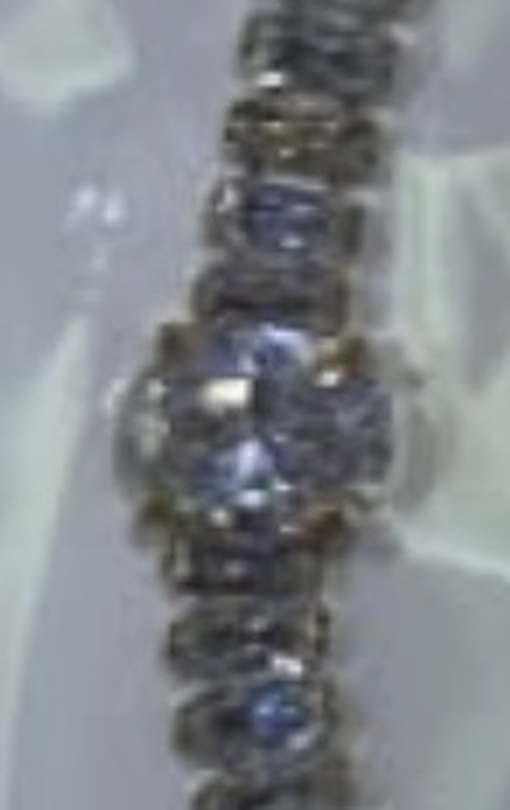
#> input picture docs/creative/aditya-bracelets/refs/A10_det.jpg, 510 x 810 px, given in place of p1_y0330_x127.png, which was not available
$ python pi_crops.py
#> lines starting #> are read from the running program, lines starting #| are printed output that depends on the picture
# Cuts single-product reference crops from PI thumbnails (fractional boxes), upscaled to 1024 long side.
import sys, os
from PIL import Image
S = os.path.join(os.path.dirname(os.path.abspath(__file__)), "pi")
B = {
 "P01_gold": ("p1_y0330_x127", (0.10, 0.40, 0.95, 0.98)),
 "P01_silver": ("p1_y0330_x127", (0.08, 0.04, 0.88, 0.62)),
 "P02_lariat": ("p1_y0406_x126", (0.30, 0.30, 0.78, 1.00)),
 "P02P03_full": ("p1_y0406_x126", (0.18, 0.00, 0.85, 1.00)),
 "P03_marquise": ("p1_y0406_x126", (0.28, 0.00, 0.80, 0.48)),
 "P04_tennis_bold": ("p1_y0487_x128", (0, 0, 1, 1)),
 "P05_tennis_fine": ("p1_y0642_x130", (0, 0, 1, 1)),
 "P06_silver": ("p1_y0711_x130", (0.00, 0.10, 0.50, 0.95)),
 "P06_gold": ("p1_y0711_x130", (0.47, 0.25, 1.00, 0.98)),
 "P07_gold": ("p2_y0238_x126", (0.00, 0.08, 0.48, 0.75)),
 "P07_silver": ("p2_y0238_x126", (0.33, 0.04, 0.88, 0.75)),
 "P08_roman": ("p2_y0337_x131", (0.14, 0.00, 0.96, 1.00)),
 "P09_gold": ("p2_y0466_x129", (0.08, 0.30, 0.62, 1.00)),
 "P09_silver": ("p2_y0466_x129", (0.40, 0.00, 1.00, 0.55)),
 "P11_crystal_band": ("p3_y0086_x132", (0, 0, 1, 1)),
 "P12_gold": ("p3_y0162_x126", (0.03, 0.15, 0.52, 1.00)),
 "P12_silver": ("p3_y0162_x126", (0.45, 0.00, 0.98, 0.78)),
 "P13_gold": ("p3_y0248_x128", (0.03, 0.25, 0.56, 0.98)),
 "P13_silver": ("p3_y0248_x128", (0.44, 0.08, 1.00, 0.82)),
 "P14_omega": ("p3_y0526_x128", (0, 0, 1, 1)),
 "P15_silver": ("p3_y0602_x127", (0.03, 0.25, 0.56, 0.98)),
 "P15_gold": ("p3_y0602_x127", (0.40, 0.08, 0.98, 0.80)),
 "P16_bow": ("p4_y0150_x126", (0, 0, 1, 1)),
 "P17_pearl": ("p4_y0209_x127", (0, 0, 1, 1)),
 "P18_necklace": ("p4_y0301_x128", (0.10, 0.00, 0.95, 0.62)),
 "P19_bracelet": ("p4_y0301_x128", (0.40, 0.42, 1.00, 0.86)),
 "P20_earrings": ("p4_y0301_x128", (0.04, 0.58, 0.45, 1.00)),
 "P21_tiger": ("p4_y0395_x125", (0, 0, 1, 1)),
 "P22_gold": ("p4_y0462_x127", (0, 0, 1, 1)),
 "P22_silver": ("p4_y0526_x128", (0, 0, 1, 1)),
 "P23_pearcuff": ("p4_y0657_x127", (0, 0, 1, 1)),
 "V1_coil_silver": ("p4_y0081_x125", (0.40, 0.08, 1.00, 0.72)),
 "V2_star_gold": ("p4_y0593_x126", (0.00, 0.10, 0.66, 0.92)),
 "V3_white_necklace": ("p2_y0542_x128", (0.12, 0.00, 0.88, 0.32)),
 "V3_green_necklace": ("p2_y0689_x127", (0.12, 0.00, 0.88, 0.36)),
 "V4_purple_huggie": ("p5_y0085_x127", (0.20, 0.00, 0.78, 0.36)),
 "V4_green_huggie": ("p5_y0085_x127", (0.00, 0.24, 0.62, 0.70)),
 "V4_white_huggie": ("p5_y0085_x127", (0.15, 0.58, 0.72, 1.00)),
 "V4_red_huggie": ("p5_y0085_x127", (0.66, 0.36, 1.00, 0.80)),
 "V5_purple_ring": ("p5_y0178_x127", (0, 0, 1, 1)),
}
for k, (f, (a, b, c, d)) in B.items():
    im = Image.open(f"{S}/img/{f}.png").convert("RGB"); W, H = im.size
#> further down, im is the input picture: PIL image 510x810 RGB; mean R, G, B 128.2, 133.4, 138.2
#> after `W, H = im.size`: W = 510; H = 810
    im = im.crop((int(a * W), int(b * H), int(c * W), int(d * H)))
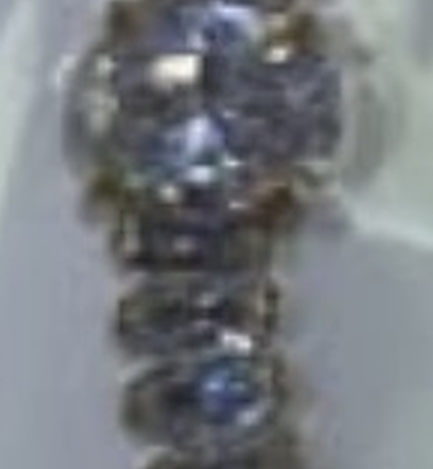
#> im: PIL image 433x469 RGB; mean R, G, B 119, 123.3, 127.9
    s = 1024 / max(im.size); im = im.resize((round(im.width * s), round(im.height * s)), Image.LANCZOS)
#> after `s = 1024 / max(im.size)`: s = 2.18
#> pass 3 of the loop `for k, (f, (a, b, c, d)) in B.items():`:
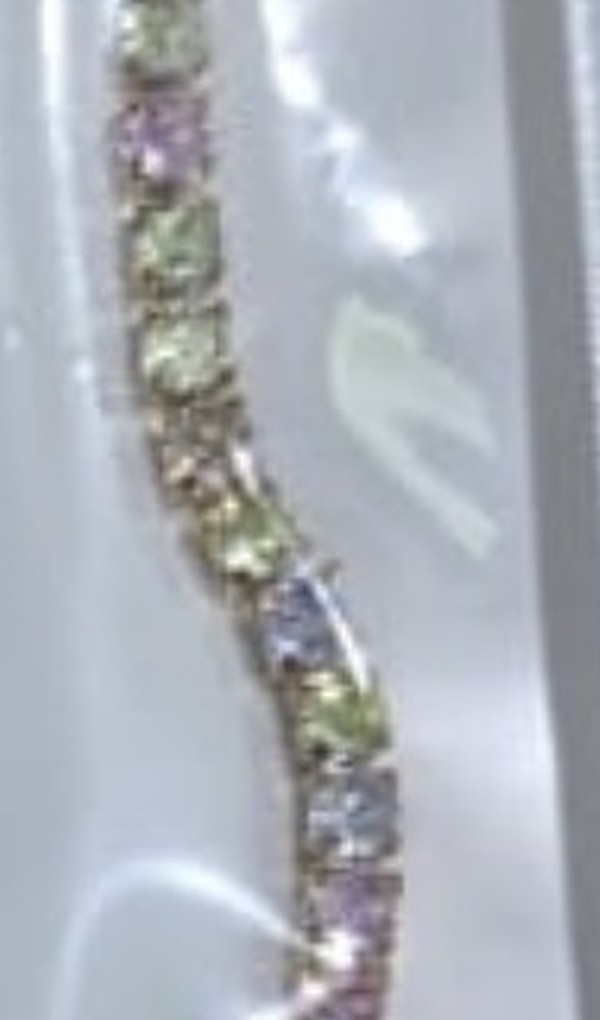
#> input picture docs/creative/aditya-bracelets/refs/A2_det.jpg, 600 x 1020 px, given in place of p1_y0406_x126.png, which was not available
#> im is the input picture: PIL image 600x1020 RGB; mean R, G, B 172.5, 177.5, 185.6
#> `im = im.crop((int(a * W), int(b * H), int(c * W), int(d * H)))`:
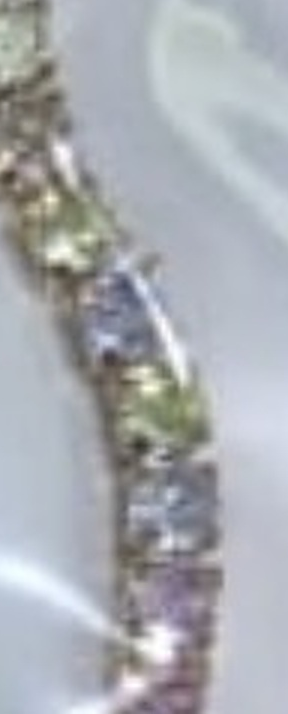
#> im: PIL image 288x714 RGB; mean R, G, B 168.8, 172.1, 177.4
#> (the run stopped early here; a loop or call above may not have finished)
